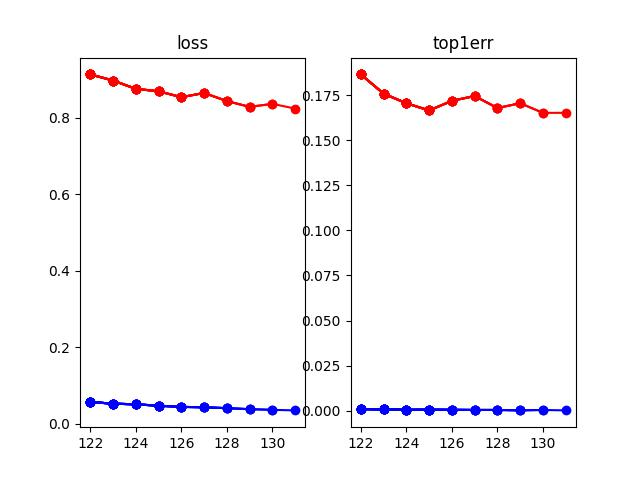

Recreate this plot in Python.
import argparse
import os
import time

import matplotlib.pyplot as plt
import torch
import torch.backends.cudnn as cudnn
import torchvision

from model import Net
from ResNet_feature_extractor import ResNet

parser = argparse.ArgumentParser(description="Train on market1501")
parser.add_argument("--data-dir", default='../../dataset/Market-1501', type=str)
parser.add_argument("--model", default='resnet', type=str)
parser.add_argument("--model_path", default='./checkpoint/resnet34_finetuned.pth', type=str)
parser.add_argument("--no-cuda", action="store_true")
parser.add_argument("--gpu-id", default=0, type=int)
parser.add_argument("--lr", default=1e-5, type=float)
parser.add_argument("--interval", '-i', default=20, type=int)
parser.add_argument('--resume', '-r', default=True, type=bool)
args = parser.parse_args()

# device
device = "cuda:{}".format(args.gpu_id) if torch.cuda.is_available() and not args.no_cuda else "cpu"
if torch.cuda.is_available() and not args.no_cuda:
    cudnn.benchmark = True

# data loading
root = args.data_dir
train_dir = os.path.join(root, "train")
test_dir = os.path.join(root, "test")

transform_train = torchvision.transforms.Compose([
    torchvision.transforms.RandomCrop((128, 64), padding=4),
    torchvision.transforms.RandomHorizontalFlip(),
    torchvision.transforms.ToTensor(),
    torchvision.transforms.Normalize([0.485, 0.456, 0.406], [0.229, 0.224, 0.225])
])
transform_test = torchvision.transforms.Compose([
    torchvision.transforms.Resize((128, 64)),
    torchvision.transforms.ToTensor(),
    torchvision.transforms.Normalize([0.485, 0.456, 0.406], [0.229, 0.224, 0.225])
])
trainloader = torch.utils.data.DataLoader(
    torchvision.datasets.ImageFolder(train_dir, transform=transform_train),
    batch_size=64, shuffle=True
)
testloader = torch.utils.data.DataLoader(
    torchvision.datasets.ImageFolder(test_dir, transform=transform_test),
    batch_size=64, shuffle=True
)
num_classes = max(len(trainloader.dataset.classes), len(testloader.dataset.classes))
print("num_classes = %s" % num_classes)

start_epoch = 0
if args.model == 'net':
    # net definition
    net = Net(num_classes=num_classes)
elif args.model == 'resnet':
    # resnet definition
    net = ResNet(num_classes=num_classes)
else:
    raise NotImplementedError

if args.model == 'net' and args.resume:
    assert os.path.isfile("./checkpoint/ckpt.t7"), "Error: no checkpoint file found!"
    print('Loading from checkpoint/ckpt.t7')
    checkpoint = torch.load("./checkpoint/ckpt.t7")
    # import ipdb; ipdb.set_trace()
    net_dict = checkpoint['net_dict']
    net.load_state_dict(net_dict)
    best_acc = checkpoint['acc']
    start_epoch = checkpoint['epoch']
elif args.model == 'resnet' and args.resume:
    assert os.path.isfile("./checkpoint/resnet34_finetuned.pth"), "Error: no checkpoint file found!"
    print('Loading from checkpoint/resnet34_finetuned.pth')
    checkpoint = torch.load("./checkpoint/resnet34_finetuned.pth")
    # import ipdb; ipdb.set_trace()
    net_dict = checkpoint['net_dict']
    net.load_state_dict(net_dict)
    best_acc = checkpoint['acc']
    start_epoch = checkpoint['epoch']
net.to(device)

# loss and optimizer
criterion = torch.nn.CrossEntropyLoss()
optimizer = torch.optim.AdamW(net.parameters(), args.lr, weight_decay=5e-4)
best_acc = 0.


# train function for each epoch
def train(epoch):
    print("\nEpoch : %d" % (epoch + 1))
    net.train()
    training_loss = 0.
    train_loss = 0.
    correct = 0
    total = 0
    interval = args.interval
    start = time.time()
    for idx, (inputs, labels) in enumerate(trainloader):
        # forward
        inputs, labels = inputs.to(device), labels.to(device)
        outputs = net(inputs)
        loss = criterion(outputs, labels)

        # backward
        optimizer.zero_grad()
        loss.backward()
        optimizer.step()

        # accumurating
        training_loss += loss.item()
        train_loss += loss.item()
        correct += outputs.max(dim=1)[1].eq(labels).sum().item()
        total += labels.size(0)

        # print 
        if (idx + 1) % interval == 0:
            end = time.time()
            print("[progress:{:.1f}%]time:{:.2f}s Loss:{:.5f} Correct:{}/{} Acc:{:.3f}%".format(
                100. * (idx + 1) / len(trainloader), end - start, training_loss / interval, correct, total,
                100. * correct / total
            ))
            training_loss = 0.
            start = time.time()

    return train_loss / len(trainloader), 1. - correct / total


def evaluation(epoch):
    global best_acc
    net.eval()
    test_loss = 0.
    correct = 0
    total = 0
    start = time.time()
    with torch.no_grad():
        for idx, (inputs, labels) in enumerate(testloader):
            inputs, labels = inputs.to(device), labels.to(device)
            outputs = net(inputs)
            loss = criterion(outputs, labels)

            test_loss += loss.item()
            correct += outputs.max(dim=1)[1].eq(labels).sum().item()
            total += labels.size(0)

        print("Evaluating ...")
        end = time.time()
        print("[progress:{:.1f}%]time:{:.2f}s Loss:{:.5f} Correct:{}/{} Acc:{:.3f}%".format(
            100. * (idx + 1) / len(testloader), end - start, test_loss / len(testloader), correct, total,
            100. * correct / total
        ))

    # saving checkpoint
    acc = 100. * correct / total
    if acc > best_acc:
        best_acc = acc
        print("Saving parameters to checkpoint")
        checkpoint = {
            'net_dict': net.state_dict(),
            'acc': acc,
            'epoch': epoch,
        }
        if not os.path.isdir('checkpoint'):
            os.mkdir('checkpoint')
        if args.model == 'net':
            torch.save(checkpoint, './checkpoint/ckpt.t7')
        elif args.model == 'resnet':
            torch.save(checkpoint, './checkpoint/resnet34_finetuned.pth')

    return test_loss / len(testloader), 1. - correct / total


# plot figure
x_epoch = []
record = {'train_loss': [], 'train_err': [], 'test_loss': [], 'test_err': []}
fig = plt.figure()
ax0 = fig.add_subplot(121, title="loss")
ax1 = fig.add_subplot(122, title="top1err")


def draw_curve(epoch, train_loss, train_err, test_loss, test_err):
    global record
    record['train_loss'].append(train_loss)
    record['train_err'].append(train_err)
    record['test_loss'].append(test_loss)
    record['test_err'].append(test_err)

    x_epoch.append(epoch)
    ax0.plot(x_epoch, record['train_loss'], 'bo-', label='train')
    ax0.plot(x_epoch, record['test_loss'], 'ro-', label='val')
    ax1.plot(x_epoch, record['train_err'], 'bo-', label='train')
    ax1.plot(x_epoch, record['test_err'], 'ro-', label='val')
    if epoch == 0:
        ax0.legend()
        ax1.legend()
    fig.savefig("train.jpg")


# lr decay
def lr_decay():
    global optimizer
    for params in optimizer.param_groups:
        params['lr'] *= 0.1
        lr = params['lr']
        print("Learning rate adjusted to {}".format(lr))


def main():
    total_epochs = 10
    for epoch in range(start_epoch, start_epoch + total_epochs):
        train_loss, train_err = train(epoch)
        eval_loss, eval_err = evaluation(epoch)
        draw_curve(epoch, train_loss, train_err, eval_loss, eval_err)
        # if (epoch + 1) % (total_epochs // 2) == 0:
        #     lr_decay()


if __name__ == '__main__':
    main()
